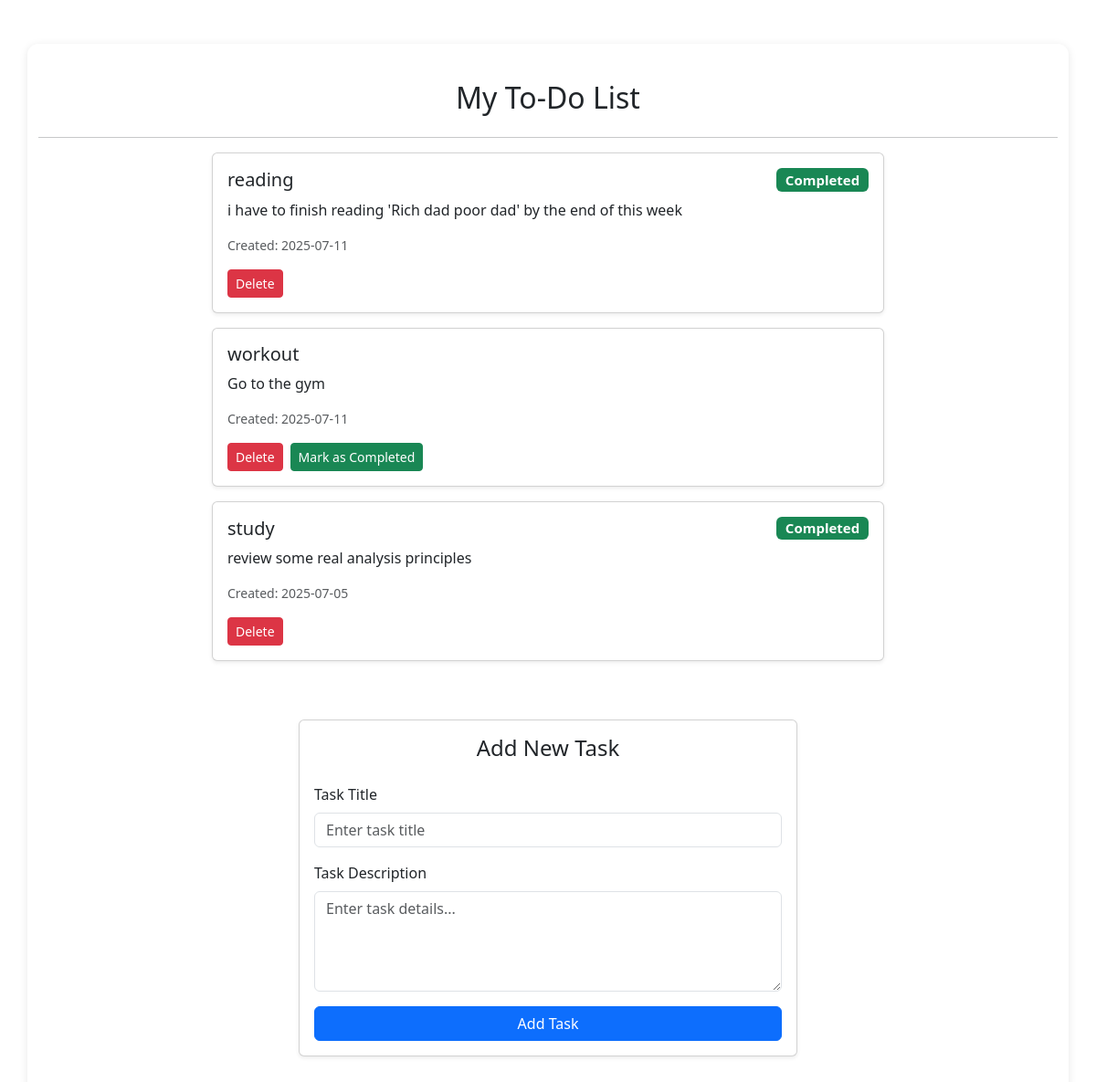
/, run on an earlier commit of the app's database.
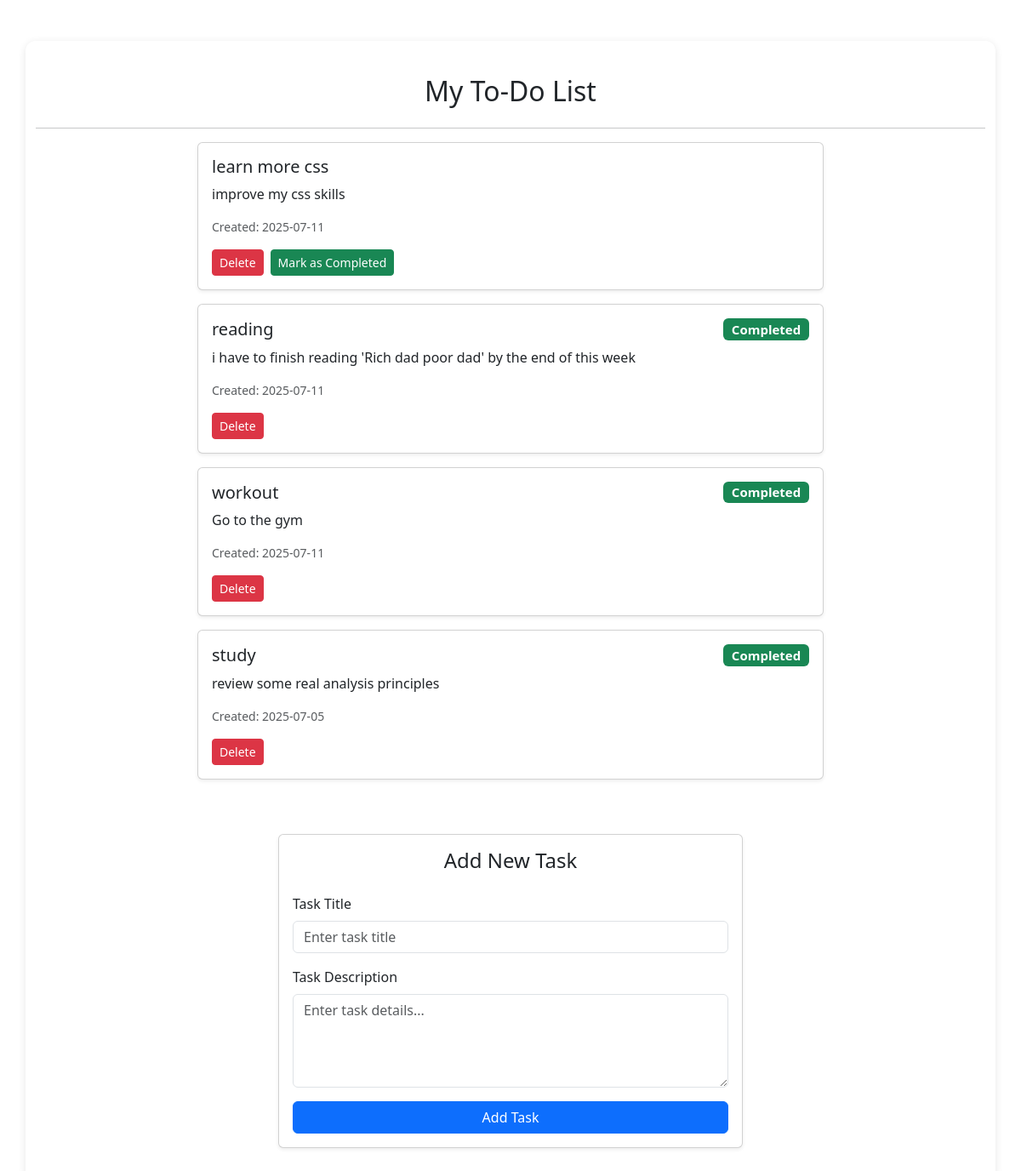
And on a later commit of the database.
### mytodo/models.py (models this page shows, shortened)
class Task(models.Model):
    title = models.CharField(max_length=200)
    description = models.TextField(blank=True)
    created_at = models.DateTimeField(auto_now_add=True)
    completed = models.BooleanField(default=False)
    user = models.ForeignKey(User, on_delete=models.CASCADE)
    class Meta:
        ordering = ['-created_at']

### mytodo/views.py (the view)
# urls.py: path("", views.home, name="mytodo_home"),
def home(request):
    context = {
        'tasks': Task.objects.all().order_by('-created_at'),
        'title': 'My To-Do List',
    }
    return render(request, 'mytodo/home.html', context)

### mytodo/templates/mytodo/home.html (shortened to what this page needs)
{% extends "base.html" %}
{% block content %}
<link href="https://cdn.jsdelivr.net/npm/bootstrap@5.3.0/dist/css/bootstrap.min.css" rel="stylesheet">
<div class="container mt-5">
  <h2 class="text-center mb-4"> My To-Do List</h2>
  <hr>
  <div class="row">
    <div class="col-md-8 mx-auto">
      {% if tasks %}
        {% for task in tasks %}
          <div class="card mb-3 shadow-sm">
            <div class="card-body">
              <h5 class="card-title d-flex justify-content-between align-items-center">
                {{ task.title }}
                {% if task.completed %}
                  <span class="badge bg-success">Completed</span>
                {% endif %}
              </h5>
              <p class="card-text">{{ task.description }}</p>
              <p class="text-muted small mb-3">Created: {{ task.created_at|date:"Y-m-d" }}</p>
              <div class="d-flex gap-2">
                <form method="post" action="{% url 'delete_task' task.id %}">
                  <button type="submit" class="btn btn-danger btn-sm">Delete</button>
                </form>
                {% if not task.completed %}
                  <form method="post" action="{% url 'mark_completed' task.id %}">
                    <button type="submit" class="btn btn-success btn-sm">Mark as Completed</button>
                  </form>
                {% endif %}
              </div>
            </div>
          </div>
        {% endfor %}
      {% else %}
        <div class="alert alert-info text-center">No tasks added yet.</div>
      {% endif %}
    </div>
  </div>
  <div class="row justify-content-center mt-5">
    <div class="col-md-6">
      <div class="card shadow-sm rounded">
        <div class="card-body">
          <h4 class="card-title mb-4 text-center"> Add New Task</h4>
          <form method="post" action="{% url 'add_task' %}">
            <div class="mb-3">
              <label for="taskTitle" class="form-label">Task Title</label>
              <input type="text" class="form-control" id="taskTitle" name="title" placeholder="Enter task title" required>
            </div>
            <div class="mb-3">
              <label for="taskDescription" class="form-label">Task Description</label>
              <textarea class="form-control" id="taskDescription" name="description" rows="4" placeholder="Enter task details..."></textarea>
            </div>
            <button type="submit" class="btn btn-primary w-100">Add Task</button>
          </form>
        </div>
      </div>
    </div>
  </div>
</div>
{% endblock %}

What changed in the data, as far as the page shows it:
added Task: title "learn more css", description "improve my css skills", created_at "2025-07-11", completed "Mark as Completed"
changed Task "workout": completed "Mark as Completed" → "Completed"
